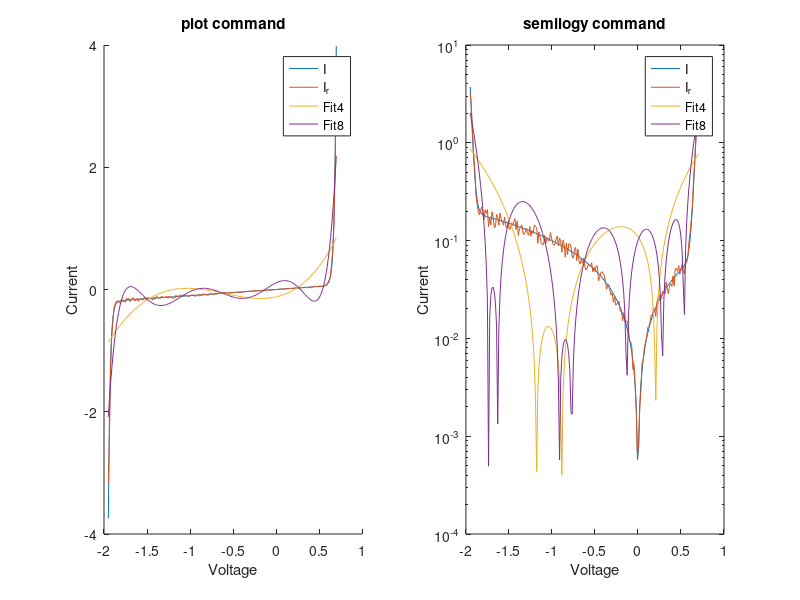

MATLAB code for this plot: (Note: this script raises an error after producing the figure.)
clear all; close all; clc;
Is= 0.01e-12;
Ib=0.1e-12;
Vb=1.3;
Gp=0.1;

diode = @(V) Is*(exp(1.2*V/.025)-1)+Gp*V-Ib*(exp(-1.2*(V+Vb)/0.025)-1);

V = linspace(-1.95,0.7,200);

I= diode(V);

I_rand = [];
for curr =I
    r = 0.8 + (1.2-0.8) .* rand(1,1);
    I_rand=[I_rand curr*r];
end
%polynomial
P4 = polyfit(V,I,4);
P4_r =polyfit(V,I_rand,4);
P8 = polyfit(V,I,8);
P8_r =polyfit(V,I_rand,8);
Y4 = polyval(P4,V);
Y4_r = polyval(P4_r,V);
Y8 = polyval(P8,V);
Y8_r = polyval(P8_r,V);
figure(1);

subplot(1,2,1);
hold on;
plot(V,I);
plot(V,I_rand);
plot(V,Y4);
plot(V,Y8);
legend('I','I_r','Fit4','Fit8');
title('plot command');
xlabel('Voltage');
ylabel('Current')
hold off;

subplot(1,2,2);
semilogy(V,abs(I));
hold on;
semilogy(V,abs(I_rand));
semilogy(V,abs(Y4_r));
semilogy(V,abs(Y8_r));
legend('I','I_r','Fit4','Fit8');
title('semilogy command');
xlabel('Voltage');
ylabel('Current')
hold off;

%fit command
fo_4 = fittype('A.*(exp(1.2*x/25e-3)-1) + B.*x - C*(exp(1.2*(-(x+D))/25e-3)-1)');
ff_4 = fit(V,I,fo_4);
If_4 = ff_4(V);
fo_3 = fittype('A.*(exp(1.2*x/25e-3)-1) + B.*x - C*(exp(1.2*(-(x+1.3))/25e-3)-1)');
ff_3 = fit(V,I,fo_3);
If_3 = ff_3(V);
fo_2 = fittype('A.*(exp(1.2*x/25e-3)-1) + 0.1.*x - C*(exp(1.2*(-(x+1.3))/25e-3)-1)');
ff_2 = fit(V,I,fo_2);
If_2 = ff_2(V);

figure(2);
hold on;
plot(V,I);
plot(V,I_rand);
plot(V,If_4);
plot(V,If_3);
plot(V,If_2);
legend('I','I_r','4 params','3 params','2 params');
title('fit command');
xlabel('Voltage');
ylabel('Current')
hold off;

%Neural net
inputs = V;
targets = I;
hiddenLayerSize = 10;
net = fitnet(hiddenLayerSize);
net.divideParam.trainRatio = 70/100;
net.divideParam.valRatio = 15/100;
net.divideParam.testRatio = 15/100;
[net,tr] = train(net,inputs,targets);
outputs = net(inputs);
errors = gsubtract(outputs,targets); 
performance = perform(net,targets,outputs);
view(net);
Inn = outputs;


